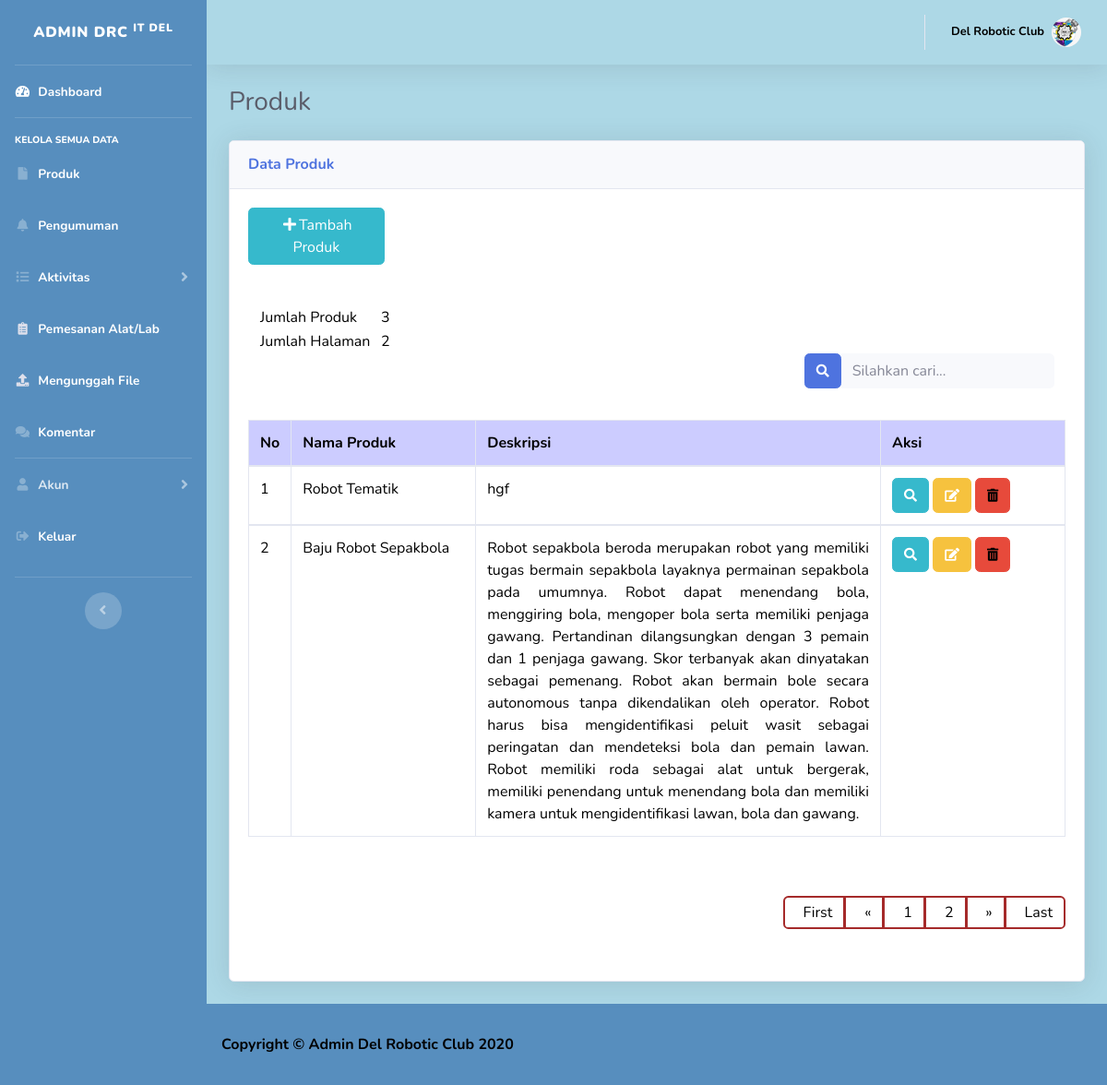
The app's page /admin/produk.php with its own data.
### tables this page shows
CREATE TABLE `produk` (
  `id_produk` int(5) NOT NULL,
  `nama_produk` varchar(100) NOT NULL,
  `deskripsi` varchar(10000) NOT NULL,
  `gambar` varchar(45) NOT NULL
);

### admin/produk.php (the view, shortened to what this page needs)
<!DOCTYPE html>
<html lang="en">
<head>
  <?php
    include 'commons/header.php';
  ?>
</head>
<body id="page-top">
  <div id="wrapper">
        <div class="container-fluid">
          <h1 class="h3 mb-2 text-gray-800">Produk</h1>
          <div class="card shadow mb-4">
            <div class="card-header py-3">
              <h6 class="m-0 font-weight-bold text-primary">Data Produk</h6>
            </div>
            <div class="card-body">
              <a style="margin-bottom:20px" class="btn btn-info col-md-2" href="tambah_produk.php">
                <span class="fas fa-fw fa-plus"></span>Tambah Produk
              </a><br/><br/>
              <div class="table-responsive">
              <?php
                include 'database/koneksi.php';
              ?>
              <?php
                $per_hal=2;
                $jumlah_record=mysqli_query($koneksi, "SELECT * from produk");
                $jum=mysqli_num_rows($jumlah_record);
                $halaman=ceil($jum / $per_hal);
                $page = (isset($_GET['page'])) ? (int)$_GET['page'] : 1;
                $start = ($page - 1) * $per_hal;
              ?>
              <div class="col-md-12">
                <table class="col-md-2" style="color:black">
                  <tr>
                    <td>Jumlah Produk</td>
                    <td><?php echo $jum; ?></td>
                  </tr>
                  <tr>
                    <td>Jumlah Halaman</td>
                    <td><?php echo $halaman; ?></td>
                  </tr>
                </table>
              </div>
              <form action="cari_produk.php" class="input-group col-md-4 col-md-offset-8" style="float:right;">
                <div class="input-group">
                <button class="btn btn-primary" type="button">
                      <i class="fas fa-search fa-sm"></i>
                    </button>
                  <input style="color:black" type="text" class="form-control bg-light border-0 small" name="cari" placeholder="Silahkan cari..." aria-label="Search" aria-describedby="basic-addon2">
                </div>
              </form><br><br><br>
              <?php
                if(isset($_GET['cari'])){
                  echo '<div> <b>Hasil pencarian dengan kata kunci "'. $_GET['cari'] .'"</b></div><br/>';
                  $cari=mysqli_real_escape_string($koneksi, $_GET['cari']);
                  $produk=mysqli_query($koneksi, "SELECT * FROM produk WHERE id_produk LIKE '%$cari%' OR nama_produk LIKE '%$cari%'");
                }else{
                  $produk=mysqli_query($koneksi, "SELECT * FROM  produk ORDER BY id_produk DESC LIMIT $start, $per_hal");
                }
                $no=1;
                $count = mysqli_num_rows($produk);
                if($count == null){
                  if(isset($_GET['cari'])){
                    echo "<script>alert('Produk $cari tidak ada') ;window.location = 'produk.php'</script>";
                  }
                }else{
                ?>
                  <table class="table table-bordered" style="color:black" width="100%" cellspacing="0">
                    <thead style="background: #CCCCFF;">
                      <tr><center>
                        <th>No</th>
                        <th style="width:200px;">Nama Produk</th>
                        <th>Deskripsi</th>
                        <th style="width:200px;">Aksi</th></center>
                      </tr>
                    </thead>
                    <?php
                      while($b=mysqli_fetch_array($produk)){
                    ?>
                    <tbody>
                      <tr>
                        <td><?php echo $no++ ?></td>
                        <td><?php echo $b['nama_produk']?></td>
                        <td style="text-align:justify;"><?php echo $b['deskripsi']?></td>
                        <td>
                          <a href="detail_produk.php?id=<?php echo $b['id_produk']; ?>" class="btn btn-info">
                            <span class="fas fa-search fa-sm"></span></a>
                          <a href="edit_produk.php?id=<?php echo $b['id_produk']; ?>" class="btn btn-warning">
                            <span class="fas fa-edit fa-sm"></span></a>
                          <a onclick="if(confirm('Apakah anda yakin ingin menghapus data ini ??')){
                            location.href='hapus_produk.php?id=<?php echo $b['id_produk']; ?>' }" class="btn btn-danger">
                            <span class="fas fa-trash-alt fa-sm"></span></a>
                        </td>
                      </tr>
                    </tbody>
                    <?php }?>
                  </table><br><br>
                <center>
                <ul class="pagination a" style="margin-left:740px;">
                  <?php
                    if($page == 1){
                        ?>
                          <li class="page-item"><a class="page-link" href="#">First</a></li>
                          <li class="page-item"><a class="page-link" href="#">&laquo;</a></li>
                        <?php
                        }else{
                          $link_prev = ($page > 1)? $page - 1 : 1;
                        ?>
                          <li class="page-item"><a class="page-link" href="produk.php?page=1">First</a></li>
                          <li class="page-item"><a class="page-link" href="produk.php?page=<?php echo $link_prev; ?>">&laquo;</a></li>
                        <?php
                        }
                    for($x = 1;$x <= $halaman; $x++){?>
                      <li class="page-item" ><a class="page-link" href="?page=<?php echo $x?>"><?php echo $x ?></a></li>
                        <?php } ?>
                        <?php
                        if($page == $halaman){  ?>
                        <li class="page-item"><a class="page-link" href="#">&raquo;</a></li>
                        <li class="page-item"><a class="page-link" href="#">Last</a></li>
                        <?php }
                        else{
                            $link_next = ($page < $halaman)? $page + 1 : $halaman;
                        ?>
                            <li class="page-item"><a class="page-link" href="produk.php?page=<?php echo $link_next; ?>">&raquo;</a></li>
                            <li class="page-item"><a class="page-link" href="produk.php?page=<?php echo $halaman; ?>">Last</a></li>
                        <?php }
                        ?>
                </ul>
                </center>
                <?php }?>
              </div>
            </div>
          </div>
        </div>
      </div>
      <?php
        include 'commons/footer.php'
      ?>
</body>
</html>

### admin/produk.php (style rules this page uses)
.pagination > li > a, .pagination > li > span { padding-left: 20px; line-height: 1; margin-bottom: 20px; border: 2px solid brown; box: #1B242F; }
.a { float: right; }
.page-link { color:black; }

### records on screen
produk: nama_produk "Robot Tematik", deskripsi "hgf"
produk: nama_produk "Baju Robot Sepakbola", deskripsi "Robot sepakbola beroda merupakan robot yang memiliki tugas bermain sepakbola layaknya permainan sepakbola pada umumnya. Robot dapat menendang bola, menggiring bola, mengoper bola serta memiliki penjaga gawang. Pertandinan dilangsungkan dengan 3 pemain dan 1 penjaga gawang. Skor terbanyak akan dinyatakan sebagai pemenang. Robot akan bermain bole secara autonomous tanpa dikendalikan oleh operator. Robot harus bisa mengidentifikasi peluit wasit sebagai peringatan dan mendeteksi bola dan pemain lawan. Robot memiliki roda sebagai alat untuk bergerak, memiliki penendang untuk menendang bola dan memiliki kamera untuk mengidentifikasi lawan, bola dan gawang."

### other values on screen
$jum "3"
$halaman "2"
